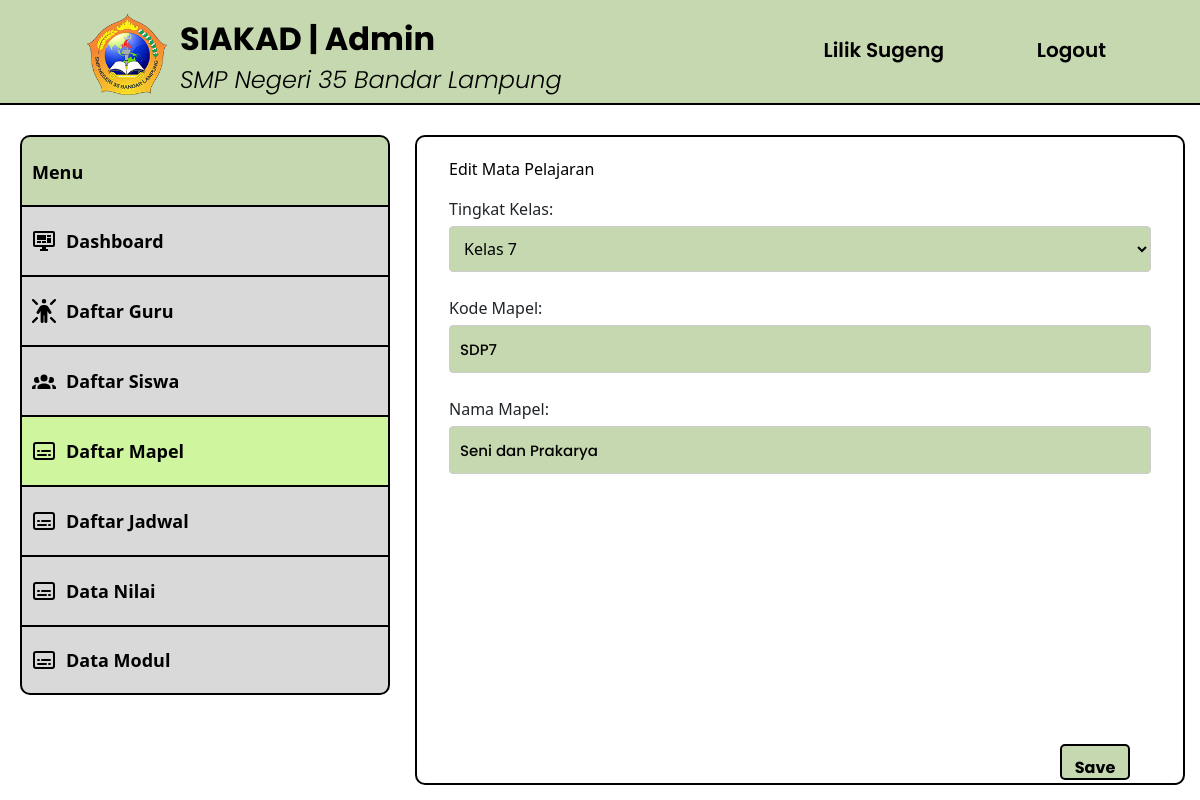
The app's page /src/editmapel-admin.php?id_mapel=1 (signed in) with its own data.
### tables this page shows
CREATE TABLE `mata_pelajaran` (
  `id_mapel` int(11) NOT NULL,
  `kode_mapel` varchar(20) NOT NULL,
  `tingkat_kelas` int(11) NOT NULL,
  `nama_mapel` varchar(150) NOT NULL
);

### src/editmapel-admin.php (the view, shortened to what this page needs)
<?php
require('db.php');
$admin = $_SESSION["admin"]["nip"];
$admin = mysqli_real_escape_string($conn, $admin);
$stmt = mysqli_prepare($conn, "SELECT * FROM admin WHERE nip = ?");
mysqli_stmt_bind_param($stmt, 's', $admin);
mysqli_stmt_execute($stmt);
$result = mysqli_stmt_get_result($stmt);
$data_admin = mysqli_fetch_array($result);
if (!isset($_POST['submit'])) {
    if (isset($_GET['id_mapel'])) {
        $id_mapel = mysqli_real_escape_string($conn, $_GET['id_mapel']);
    } else {
        echo "<script>alert('Id Mapel tidak ditemukan!'); window.location='daftarmapel-admin.php';</script>";
        exit;
    }
    $stmt_mapel = mysqli_prepare($conn, "SELECT * FROM mata_pelajaran WHERE id_mapel = ?");
    mysqli_stmt_bind_param($stmt_mapel, 's', $id_mapel);
    mysqli_stmt_execute($stmt_mapel);
    $result_mapel = mysqli_stmt_get_result($stmt_mapel);
    $data_mapel = mysqli_fetch_array($result_mapel);
}
?>
<!DOCTYPE html>
<html>
  <head>
    <link rel="stylesheet" type="text/css" href="../styles/styles.css" />
    <link href="https://cdn.jsdelivr.net/npm/bootstrap@5.0.2/dist/css/bootstrap.min.css" rel="stylesheet">
  </head>
  <body>
    <header>
      <div class="logo-text">
        <a href="dashboard-admin.php">
          <img src="../assets/LogoSMPN35.png" alt="LogoSMPN35" width="80px" />
        </a>
      </div>
      <div class="title-text">
        <a href="dashboard-admin.php">
          <h1>SIAKAD | Admin</h1>
          <span>SMP Negeri 35 Bandar Lampung</span>
        </a>
      </div>
      <div class="profile-button">
        <a href="profile-admin.php"><iconify-icon icon="material-symbols:person" width="30" class="align-middle p-3"></iconify-icon><?php echo $data_admin['nama'] ?></a>
      </div>
      <div class="logout-button">
        <a href="logout.php"><iconify-icon icon="material-symbols:logout" width="30" class="align-middle p-3"></iconify-icon>Logout</a>
      </div>
    </header>
    <nav>
      <ul class="side-menu">
        <li class="menu-disabled"><span>Menu</span></li>
        <li>
          <a href="dashboard-admin.php"
            ><img
              src="../assets/monitor-dashboard.svg"
              alt="Dashboard"
            />Dashboard</a
          >
        </li>
        <li>
          <a href="daftarguru-admin.php"
            ><img src="../assets/person-rays.svg" alt="Daftar-Guru" />Daftar Guru</a
          >
        </li>
        <li>
          <a href="daftarsiswa-admin.php"
            ><img src="../assets/person-group.svg" alt="Daftar-Siswa" />Daftar Siswa</a
          >
        </li>
        <li>
          <a href="daftarmapel-admin.php" class="active"
            ><img src="../assets/transcript.svg" alt="Daftar-Mapel" />Daftar Mapel</a
          >
        </li>
        <li>
          <a href="daftarjadwal-admin.php"
            ><img src="../assets/transcript.svg" alt="Daftar-Jadwal" />Daftar Jadwal</a
          >
        </li>
        <li>
          <a href="datanilai-admin.php"
            ><img src="../assets/transcript.svg" alt="Data-Nilai" />Data Nilai</a
          >
        </li>
        <li>
          <a href="datamodul-admin.php" class="menu-end"><img src="../assets/transcript.svg" alt="Data-Modul" />Data Modul </a
          >
        </li>
      </ul>
    </nav>
    <div class="kotak-isi">
        <div class="container">
        <p>Edit Mata Pelajaran<p>
        <form action="<?php echo $_SERVER['PHP_SELF']; ?>" method="POST">
        <div class="form-group">
        <label for="tingkat_kelas">Tingkat Kelas:</label>
        <select name="tingkat_kelas" id="tingkat_kelas">
                            <option value="7" <?php if($data_mapel['tingkat_kelas'] == '7') echo 'selected'; ?>>Kelas 7</option>
                            </select>
        <br><br>
        <label for="kode_mapel">Kode Mapel:</label>
        <input type="text" id="kode_mapel" name="kode_mapel" value="<?php echo $data_mapel['kode_mapel'] ?>" /><br><br>
        <label for="nama_mapel">Nama Mapel:</label>
        <input type="text" id="nama_mapel" name="nama_mapel" value="<?php echo $data_mapel['nama_mapel'] ?>" /><br><br>
        <div class="edit-profile-buttons">
                <input type="submit" name="submit" value="Save" id="edit-button">
            </div>
        </form>
    </div>
</body>
</html>

### styles/styles.css (style rules this page uses)
body { font-family: Poppins; display: flex; align-items: center; width: 100vw; height: 100vh; margin: 0; overflow: hidden; }
p { color: black; }
input[type="text"], input[type="password"] { width: 70vh; height: 6vh; color: #000; border: none; border-radius: 5px; background: #c6d8af; padding: 10px; font-weight: 500; font-family: Poppins; font-size: 15px; font-style: Medium; line-height: normal; font-stretch: normal; text-decoration: none; }
header { position: fixed; top: 0; width: 100%; height: 105px; background-color: #c6d8af; color: #fff; text-align: left; border-bottom: 2px solid #000; }
header h1 { position: absolute; left: 180px; font-family: Poppins; font-size: 32px; font-weight: 700; color: #000; }
header span { position: absolute; top: 62px; left: 180px; font-family: Poppins; font-size: 24px; font-weight: 300; font-style: italic; color: #000; }
.logo-text { display: flex; align-items: center; position: fixed; left: 87px; top: 14px; }
.title-text h1 { top: 20px; }
.logout-button { position: fixed; top: 35px; right: 94px; }
.profile-button { position: fixed; top: 35px; right: 256px; }
.logout-button a, .profile-button a { text-decoration: none; font-family: Poppins; font-weight: 600; font-size: 20px; color: #000; }
nav { position: fixed; top: 105px; left: 0; width: 370px; height: calc(100% - 175px); padding: 20px; margin-top: 10px; }
.side-menu { list-style: none; padding: 0; margin: 0; }
.side-menu li { margin-bottom: 0; }
.side-menu a { display: block; width: 370px; height: 70px; background-color: #d9d9d9; line-height: 70px; text-decoration: none; color: #000; font-size: 18px; font-weight: bold; transition: background-color 0.3s; border-top: 2px solid #000; border-right: 2px solid #000; border-left: 2px solid #000; }
.side-menu a { display: flex; align-items: center; text-decoration: none; color: #000; padding: 5px 0; }
.side-menu img, .side-menu span { width: 24px; height: 24px; margin-right: 10px; margin-left: 10px; }
.side-menu .active { background-color: #cff59f; }
.menu-disabled { display: flex; width: 370px; height: 70px; background-color: #c6d8af; text-align: center; line-height: 70px; text-decoration: none; color: #000; font-size: 18px; font-weight: bold; pointer-events: none; border-top-left-radius: 10px; border-top-right-radius: 10px; border-top: 2px solid #000; border-right: 2px solid #000; border-left: 2px solid #000; }
.menu-end { border-bottom-left-radius: 10px; border-bottom-right-radius: 10px; border-bottom: 2px solid #000; }
.kotak-isi { position: fixed; top: 135px; left: 415px; right: 15px; bottom: 15px; background-color: #fff; border-radius: 10px; border: 2px solid #000; padding: 20px; overflow-y: auto; }
#edit-button { font-family: Poppins; font-weight: 700; position: fixed; bottom: 20px; right: 70px; width: 70px; height: 36px; cursor: pointer; border: none; background-color: #c6d8af; color: #000; border-radius: 5px; border: 2px solid #000; }
.form-group { margin-bottom: 15px; }
.form-group label { display: block; margin-bottom: 5px; }
.form-group input[type="text"], .form-group input[type="file"] { width: 100%; padding: 10px; border-radius: 4px; border: 1px solid #ccc; }
.form-group select { width: 100%; padding: 10px; background-color: #c6d8af; border-radius: 4px; border: 1px solid #ccc; }
.form-group input[type="submit"] { width: 100%; padding: 10px; border-radius: 4px; border: none; background-color: #4caf50; color: white; cursor: pointer; }

### records on screen
mata_pelajaran: tingkat_kelas "Kelas 7", kode_mapel "SDP7", nama_mapel "Seni dan Prakarya"

### other values on screen
$data_admin['nama'] "Lilik Sugeng"
